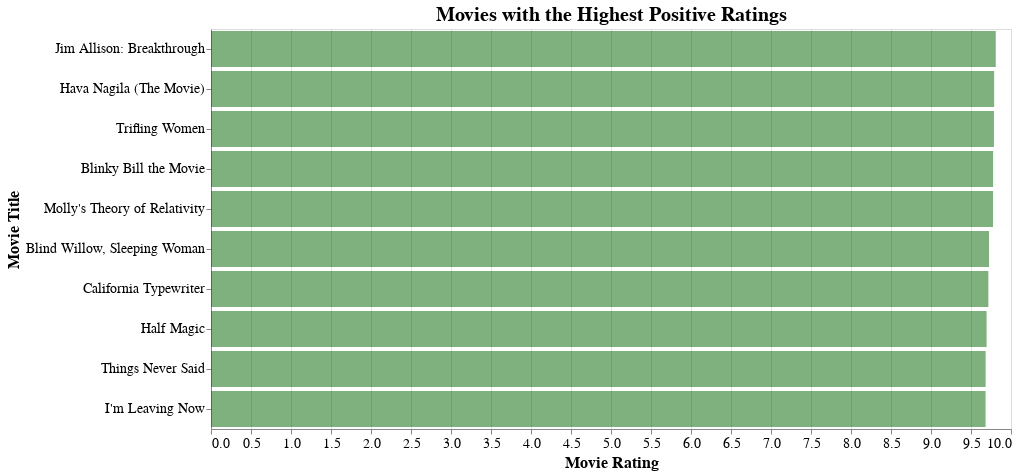

The cell this chart's notebook holds for it:
### Code cell
chart

### Figure 1 — Vega-Lite specification as saved in the notebook (floating-point values rounded to 4 significant figures)
{"config": {"view": {"continuousWidth": 300, "continuousHeight": 300}, "axis": {"labelFontSize": 14, "titleFontSize": 16}, "title": {"fontSize": 20}}, "data": {"name": "data-3ca16b21101602477240862edfd0003c"}, "mark": {"type": "bar", "color": "#006400", "opacity": 0.5}, "encoding": {"tooltip": [{"field": "title", "type": "nominal"}, {"field": "rating", "type": "quantitative"}], "x": {"field": "rating", "title": "Movie Rating", "type": "quantitative"}, "y": {"field": "title", "sort": "-x", "title": "Movie Title", "type": "nominal"}}, "height": 400, "title": "Movies with the Highest Positive Ratings", "width": 800, "$schema": "https://vega.github.io/schema/vega-lite/v5.16.3.json", "datasets": {"data-3ca16b21101602477240862edfd0003c": [{"title": "Jim Allison: Breakthrough", "average_positive_score": 1.0, "average_negative_score": 8.531e-22, "num_reviews": 48, "normalized_positive_score": 48.0, "normalized_negative_score": 4.095e-20, "weighted_rating": 0.981, "rank": 1, "rating": 9.81}, {"title": "Hava Nagila (The Movie)", "average_positive_score": 0.9868, "average_negative_score": 0.01324, "num_reviews": 116, "normalized_positive_score": 114.5, "normalized_negative_score": 1.536, "weighted_rating": 0.979, "rank": 2, "rating": 9.79}, {"title": "Trifling Women", "average_positive_score": 0.9992, "average_negative_score": 0.0007516, "num_reviews": 44, "normalized_positive_score": 43.97, "normalized_negative_score": 0.03307, "weighted_rating": 0.9787, "rank": 3, "rating": 9.787}, {"title": "Blinky Bill the Movie", "average_positive_score": 0.9981, "average_negative_score": 0.001927, "num_reviews": 44, "normalized_positive_score": 43.92, "normalized_negative_score": 0.08481, "weighted_rating": 0.9776, "rank": 4, "rating": 9.776}, {"title": "Molly's Theory of Relativity", "average_positive_score": 1.0, "average_negative_score": 1.943e-06, "num_reviews": 40, "normalized_positive_score": 40.0, "normalized_negative_score": 7.772e-05, "weighted_rating": 0.9775, "rank": 5, "rating": 9.775}, {"title": "Blind Willow, Sleeping Woman", "average_positive_score": 1.0, "average_negative_score": 8.522e-23, "num_reviews": 32, "normalized_positive_score": 32.0, "normalized_negative_score": 2.727e-21, "weighted_rating": 0.9725, "rank": 6, "rating": 9.725}, {"title": "California Typewriter", "average_positive_score": 0.9936, "average_negative_score": 0.00637, "num_reviews": 40, "normalized_positive_score": 39.75, "normalized_negative_score": 0.2548, "weighted_rating": 0.9717, "rank": 7, "rating": 9.717}, {"title": "Half Magic", "average_positive_score": 0.995, "average_negative_score": 0.004969, "num_reviews": 34, "normalized_positive_score": 33.83, "normalized_negative_score": 0.1689, "weighted_rating": 0.9695, "rank": 8, "rating": 9.695}, {"title": "Things Never Said", "average_positive_score": 0.9923, "average_negative_score": 0.007733, "num_reviews": 36, "normalized_positive_score": 35.72, "normalized_negative_score": 0.2784, "weighted_rating": 0.9683, "rank": 9, "rating": 9.683}, {"title": "I'm Leaving Now", "average_positive_score": 0.999, "average_negative_score": 0.0009687, "num_reviews": 28, "normalized_positive_score": 27.97, "normalized_negative_score": 0.02712, "weighted_rating": 0.9682, "rank": 10, "rating": 9.682}]}}
